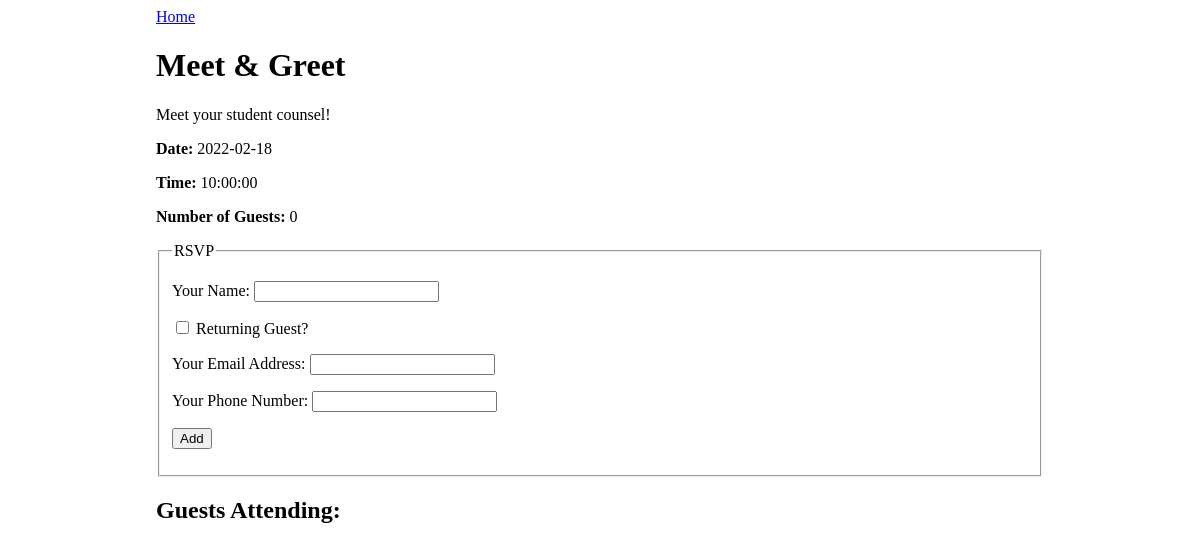
Before: /event/1 with the older database file.
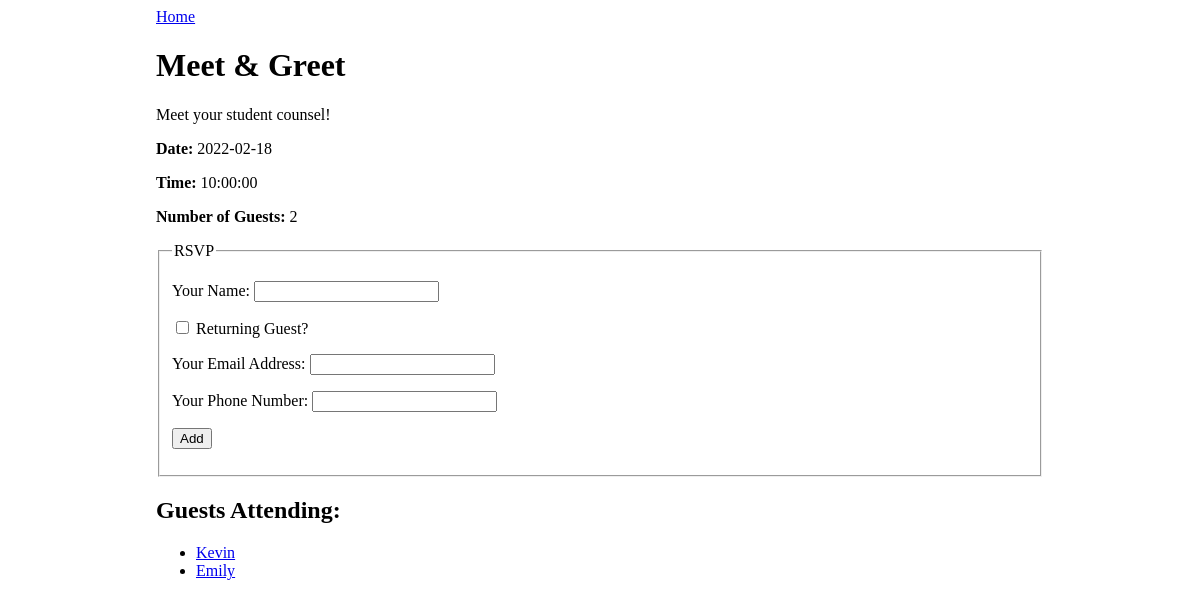
After: the same page with the newer database file.
### events_app/models.py (models this page shows)
class Guest(db.Model):
    id = db.Column(db.Integer, primary_key=True)
    name = db.Column(db.String(80), nullable=False)
    email = db.Column(db.String(80), nullable=False)
    phone = db.Column(db.String(80), nullable=False)
    events_attending = db.relationship('Event', secondary='event_guest', back_populates='guests')

### events_app/routes.py (the view)
@main.route('/event/<int:event_id>', methods=['GET'])
def event_detail(event_id):
    event = Event.query.get_or_404(event_id)
    guests = db.session.query(guest_event_table).filter_by(event_id=event.id)
    return render_template('event_detail.html', title=event.title, event=event, guests=guests)

### events_app/templates/event_detail.html (shortened to what this page needs)
{% extends 'base.html' %}
{% block content %}
<a href="/">Home</a>
    <h1>{{ event.title }}</h1>
    <p>{{ event.description }}</p>
    <p><strong>Date:</strong> {{ (event.date_and_time|string)[:10] }}</p>
    <p><strong>Time:</strong> {{ (event.date_and_time|string)[11:] }}</p>
    <p><strong>Number of Guests:</strong> {{ event.guests|count }}</p>
    <form method="POST">
        <fieldset>
            <legend>RSVP</legend>
            <p>
                <label>
                    Your Name:
                    <input type="text" name="guest_name">
                </label>
            </p>
            <p>
                <label>
                    <input type="checkbox" name="returning" onchange="returningGuestChanged(this.checked)">
                    Returning Guest?
                </label>
            </p>
            <div id="new-guest-info">
                <p>
                    <label>
                        Your Email Address:
                        <input type="email" name="email">
                    </label>
                </p>
                <p>
                    <label>
                        Your Phone Number:
                        <input type="phone" name="phone">
                    </label>
                </p>
            </div>
            <p>
                <input type="submit" name="submit" value="Add">
            </p>
        </fieldset>
    </form>
<h2>Guests Attending:</h2>
<ul>
{% for guest in event.guests %}
    <li><a href="/guest/{{ guest.id }}">{{ guest.name }}</a></li>
{% endfor %}
</ul>
{% endblock %}

Changed rows visible on the page:
added Guest: name "Kevin"
added Guest: name "Emily"
Other visible differences:
{{ event.guests|count }}: "0" → "2"
